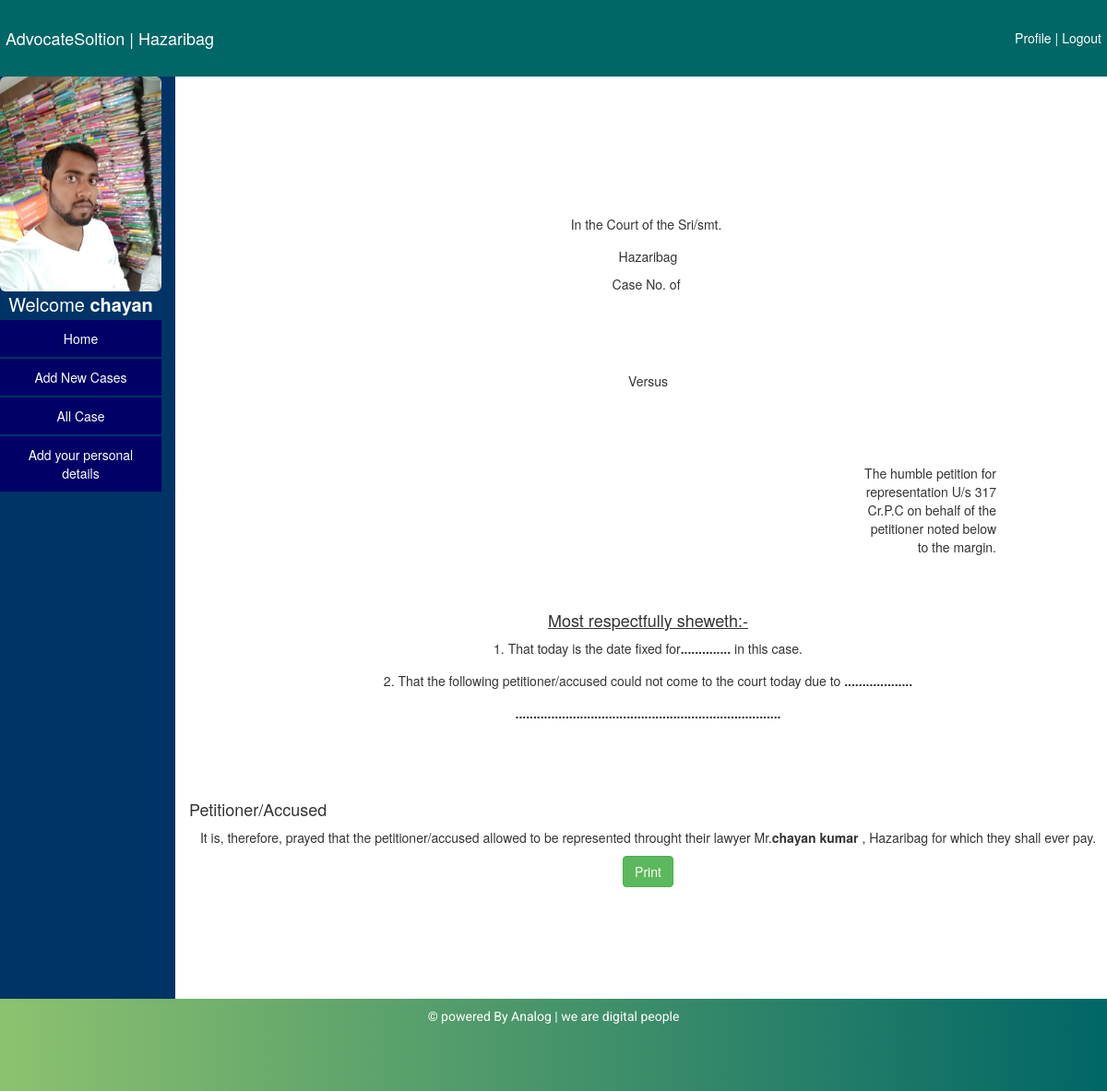
/profile/petition-accused.php (signed in), run on the app's committed database.
### tables this page shows
CREATE TABLE `advo_profile` (
  `profile_id` int(30) NOT NULL,
  `advo_id` int(30) NOT NULL,
  `professional_area` varchar(40) NOT NULL,
  `date_joining` date NOT NULL,
  `experience` varchar(40) NOT NULL,
  `phone_no` varchar(40) NOT NULL,
  `office_address` varchar(500) NOT NULL,
  `residential_address` varchar(500) NOT NULL,
  `profile_photo` text NOT NULL
);

CREATE TABLE `advo_details` (
  `advo_id` int(30) NOT NULL,
  `user_id` int(20) NOT NULL,
  `enrollment_no` varchar(40) NOT NULL,
  `first_name` varchar(40) NOT NULL,
  `last_name` varchar(40) NOT NULL,
  `dob` varchar(40) NOT NULL,
  `email` varchar(60) NOT NULL,
  `gender` varchar(10) NOT NULL
);

### profile/petition-accused.php (the view, shortened to what this page needs)
<?php
include('../includes/database.php');
$advo_id=$_SESSION['u_id'];
$case_no=base64_decode($_GET['case_no']);
$sql_profile="select profile_photo from advo_profile where advo_id='$advo_id'";
        $result_profile=mysqli_query($con,$sql_profile);
        while($row=mysqli_fetch_array($result_profile))
		{
			$profile_photo=$row['profile_photo'];
		}
?>
<!doctype html>
<?php include('../includes/header.php'); ?>
<body>
<div class="container-fluid header">
      <a href="#" class="navbar-brand" style="margin-top:25px;">AdvocateSoltion | Hazaribag</a>
      <a href="logout.php" class="pull-right"style="margin-top:25px;">Logout</a>
      <a href="edit_profile.php" class="pull-right" style="margin-top:25px;">Profile |</a>
      </div>
<div class="row">
	<div class="col-lg-2" style="background:#036; height:1000px;text-align:center">
   <span><?php echo "<img src = 'post_images/$profile_photo' width='200' class='img-responsive img-rounded' >"?></span>
       <span style="color:white;font-size:20px;">Welcome <?php
			include("../includes/database.php");
			   $sql="select first_name,last_name from advo_details where advo_id='$advo_id'";
			   $result_sql=mysqli_query($con,$sql)  ;
	            while($row=mysqli_fetch_array($result_sql))
					{
						$first_name=$row['first_name'];
						$last_name=$row['last_name'];
					}
				echo"<strong> $first_name </strong>";
	   ?></span>
   		<a href="myaccount.php">Home</a>
        <a href="addNewcase.php">Add New Cases</a>
        <a href="Allcases.php">All Case</a>
        <a href="aboutyou.php">Add your personal details</a>
    </div>
    <div class="col-lg-10">
    <div id="c">
    <div style="margin-top:150px;">
    <p style="text-align:center;">In the Court of the Sri/smt.<label>&nbsp;<?php echo $judge; ?></label></p>
     <p style="text-align:center;">Hazaribag</p>
    <p style="text-align:center;">Case No.<label><?php echo $case_no ?></label> of <label> <?php echo $next_date; ?></label></p>
    <br>
    <p style="text-align:center;">&nbsp;&nbsp;<label><br/><?php echo $client_name?></label></p>
    <br>
    <p style="text-align:center;">Versus</p>
    <br>
    <p style="text-align:center;">&nbsp;&nbsp;&nbsp;&nbsp;</p>
    <br>
    <p style="text-align:right; margin-right:120px;">The humble petition for<br> representation U/s 317<br> Cr.P.C on behalf of the<br> petitioner noted below<br> to the margin.</p>
    <br>
    <br>
    <h4 style="text-align:center;"><u>Most respectfully sheweth:-</u></h4>
    <p style="text-align:center;"> 1. That today is the date fixed for<label>..............</label> in this case.</p>
    <p style="text-align:center;"> 2. That the following petitioner/accused could not come to the court today due to <label>...................</label></p>
    <p style="text-align:center;"><label>..........................................................................</label></p>
    <br>
    <br>
    <br>
    <h4>Petitioner/Accused</h4><P style="text-align:center;">It is, therefore, prayed that the petitioner/accused
    allowed to be represented throught their lawyer
    Mr.<b><?php echo $first_name.' '.$last_name;?>
  </b>  , Hazaribag for which they shall ever pay.</P>
    </div>
    </div>
    </div>
   <p style="text-align:center;"> <button  class="btn btn-success" onclick="printContent('c')">Print</button></p>
</div>
<?php include('../includes/footer.php');?>
</body>
</html>

### style/style.css (style rules this page uses)
* { margin:0; padding:0; }
.container-fluid { background:#006666; padding:4px; color:#996; }
.container-fluid a { color:white; padding:2px; }
.col-lg-2 a { display:block; padding:10px; color:white; background:#006; text-decoration:none; text-align:center; margin:2px 0 0 0; }

### data on the page
advo_profile: profile_photo (picture)
advo_details: first_name "chayan", last_name "kumar"
